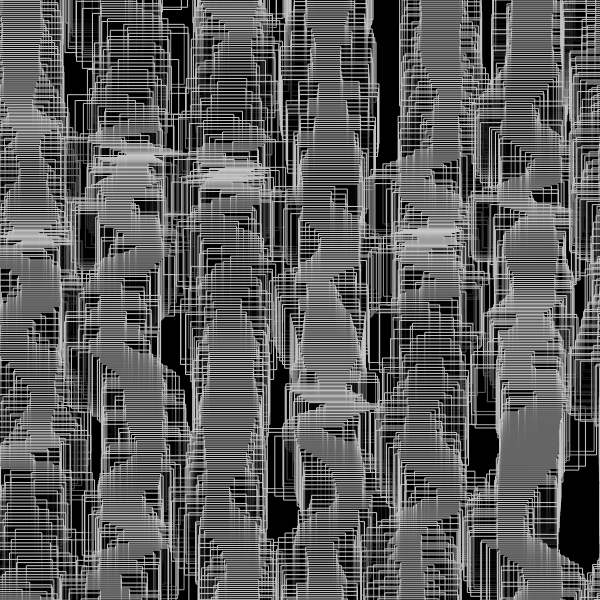
Frame 1 (no input)
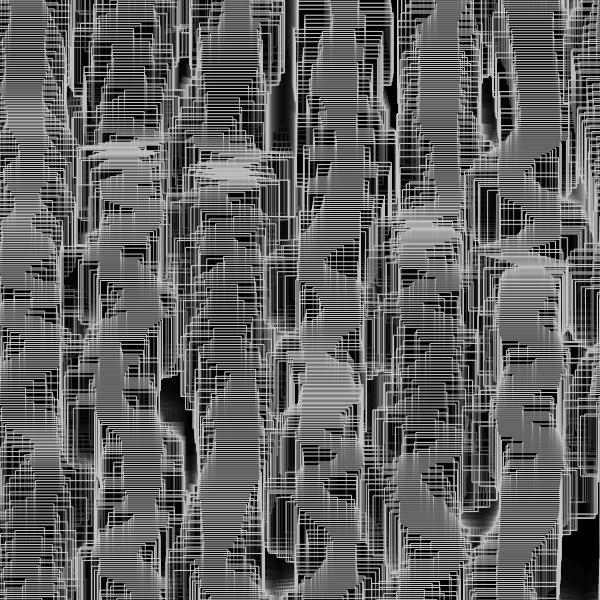
Frame 60 (no input)
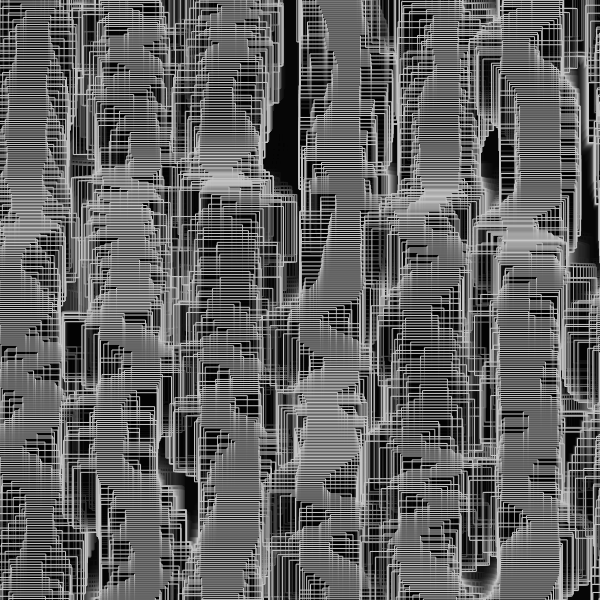
Frame 120 (the mouse pressed at the canvas centre since frame 60)

The p5.js sketch that drew these frames (run headless with seeded random() and noise() and a simulated clock; from frame 60 on, the mouse is pressed at the canvas centre):

// p5.js sketch
// ── sketch.js
//inspo from Fiona 

let moverSystems = [];
let num = 10;
let cells, cols, rows;
let offset, margin;
let cellW, cellH;
let bg;
let graphics;



function setup() {
  w = 600;
  var canvas;
    if(windowWidth>=600 && windowHeight >=600){
      canvas = createCanvas(600, 600);
    }
    else{
      canvas = createCanvas(windowWidth, windowHeight - 100);
    }

  var x = (windowWidth - width) / 2;
  var y = (windowHeight - height) / 2;

  canvas.position(x, y);
  background(0);
  noStroke();

}
var t = 0;

function draw(){
  background(0, 20)
  t+=1/600
  stroke(200)
  fill(0, 40)
  for(var x=0;x<width+30;x+=100){
    for(var y=-40;y<height+40;y+=2){
      var a=noise(x,y/width,t)*20
    　var b=noise(x,y/width-t)*100
      rect(x+cos(b)*(sin(a)-sin(x|y))*20,y+sin(a)*20, 60, 60)
     }
  }
}
